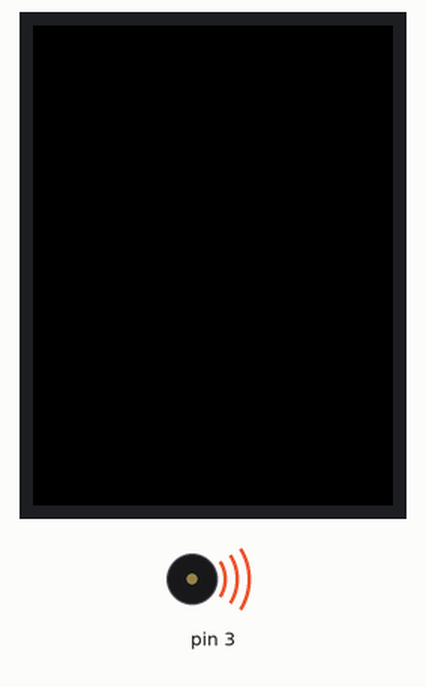
Bench run of a sketch on a simulated Arduino Uno, built with avr-gcc and run on an emulated ATmega328P. Shown: 240×320 colour display, buzzer (waves = sounding).

Above: at 0.3 s.
Timing chart, 0 to 1.8 s (numbered marks = the images above):
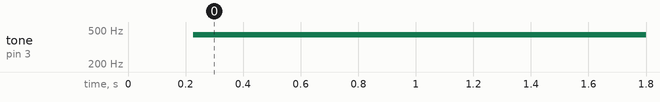

The sketch:

Testfunktionen.ino
```cpp
#include <SPI.h>
#include "Ucglib.h"


//******************************* Declarations ******************************

//Component Tests
void test_chooseMode(int pin_in, int pin_out);
void test_potentiometer(int adc_in, int pin_out);
void test_display();
void test_tone(int frequency, int pin);

//Functional Software


//Pins

#define lcd_sck 13
#define lcd_sdi 11
#define lcd_cs 10
#define lcd_reset 9
#define lcd_dc 8
//LED an 3V3 (17) und VCC an 5V (27)


Ucglib_ILI9341_18x240x320_HWSPI ucg(lcd_dc, lcd_cs, lcd_reset);

//***************************** Setup **************************************

void setup() {
  // put your setup code here, to run once:
  //pinMode(A1,INPUT);
  //pinMode(13,OUTPUT);

  ucg.begin(UCG_FONT_MODE_TRANSPARENT);
  ucg.clearScreen();

  //pinMode(LED_BUILTIN, OUTPUT);


}

//*************************** Main *****************************************

void loop() {
  // put your main code here, to run repeatedly:
   //test_chooseMode(A1,13);
   //test_potentiometer(A2);


  //test_display();
  test_tone(440, 3);
  //test_chooseMode(A3,3);


}


// **************************** Definitions *********************************

void test_chooseMode(int pin_in, int pin_out)
{
  pinMode(pin_in, INPUT);
  pinMode(pin_out, OUTPUT);

  if(digitalRead(pin_in)== 1){
    digitalWrite(pin_out,HIGH);
    }
    else{
      digitalWrite(pin_out,LOW);
    }
    return;
}

void test_display()
{
  ucg.setRotate90();
  ucg.setFont(ucg_font_ncenR14_tr);
  ucg.setPrintPos(25,25);
  ucg.setColor(255, 255, 255);
  ucg.print("Hello World!");

  delay(500);

}

void test_potentiometer(int adc_in)
{
  int value = 0;
  Serial.begin(9600);
  value = analogRead(adc_in);
  Serial.println(value);
  delay(1000);
  return;
}

void test_tone(int frequency, int pin)
{
  pinMode(pin, OUTPUT);
  tone(pin, frequency);
  delay(2000);
  pinMode(pin, INPUT);
  delay(2000);
}
```

Measured:
- by itself, tone on pin 3: silent → 440 Hz at 0.23 s
